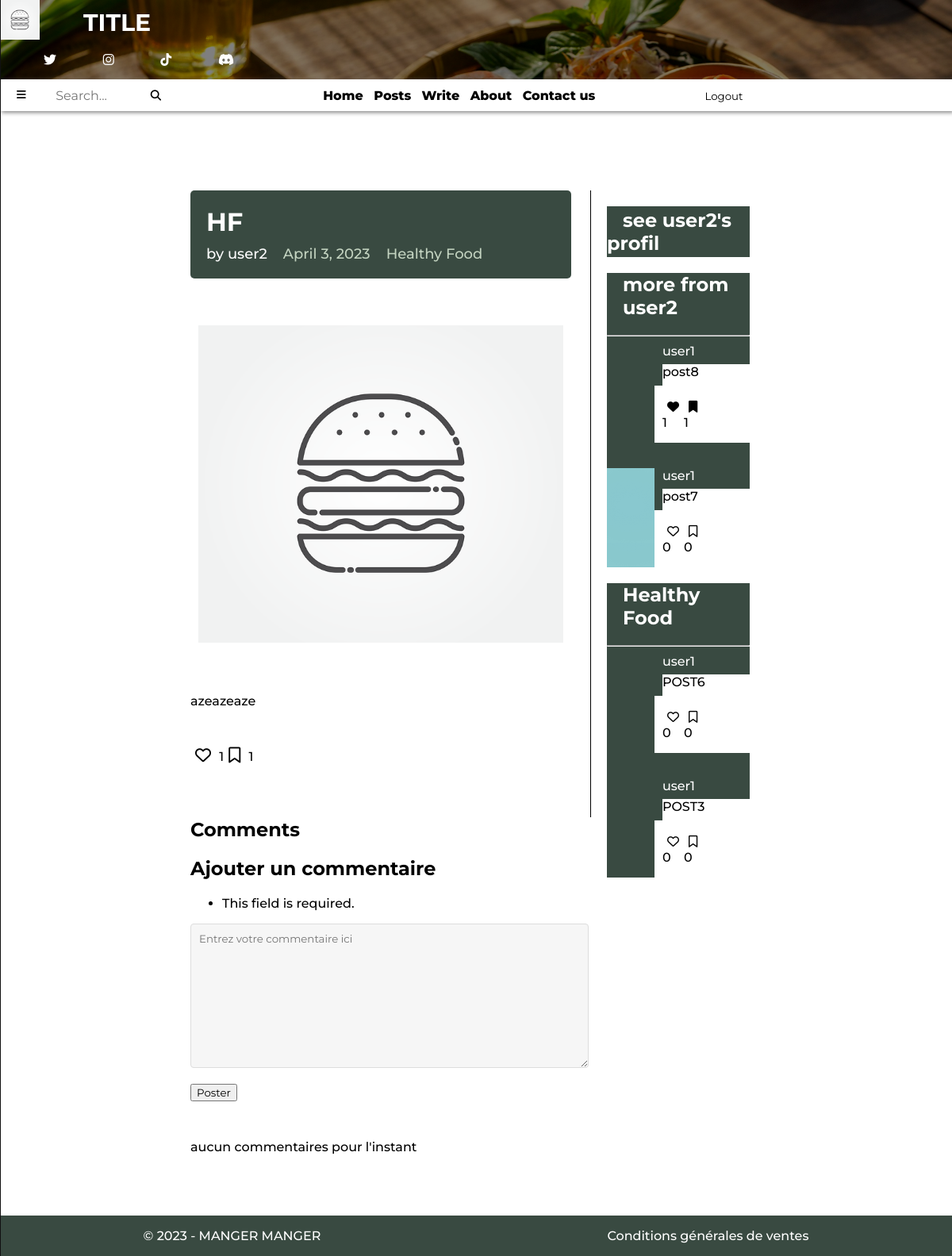
The app's page /post_display/5/user2/Healthy Food/ (signed in), older data.
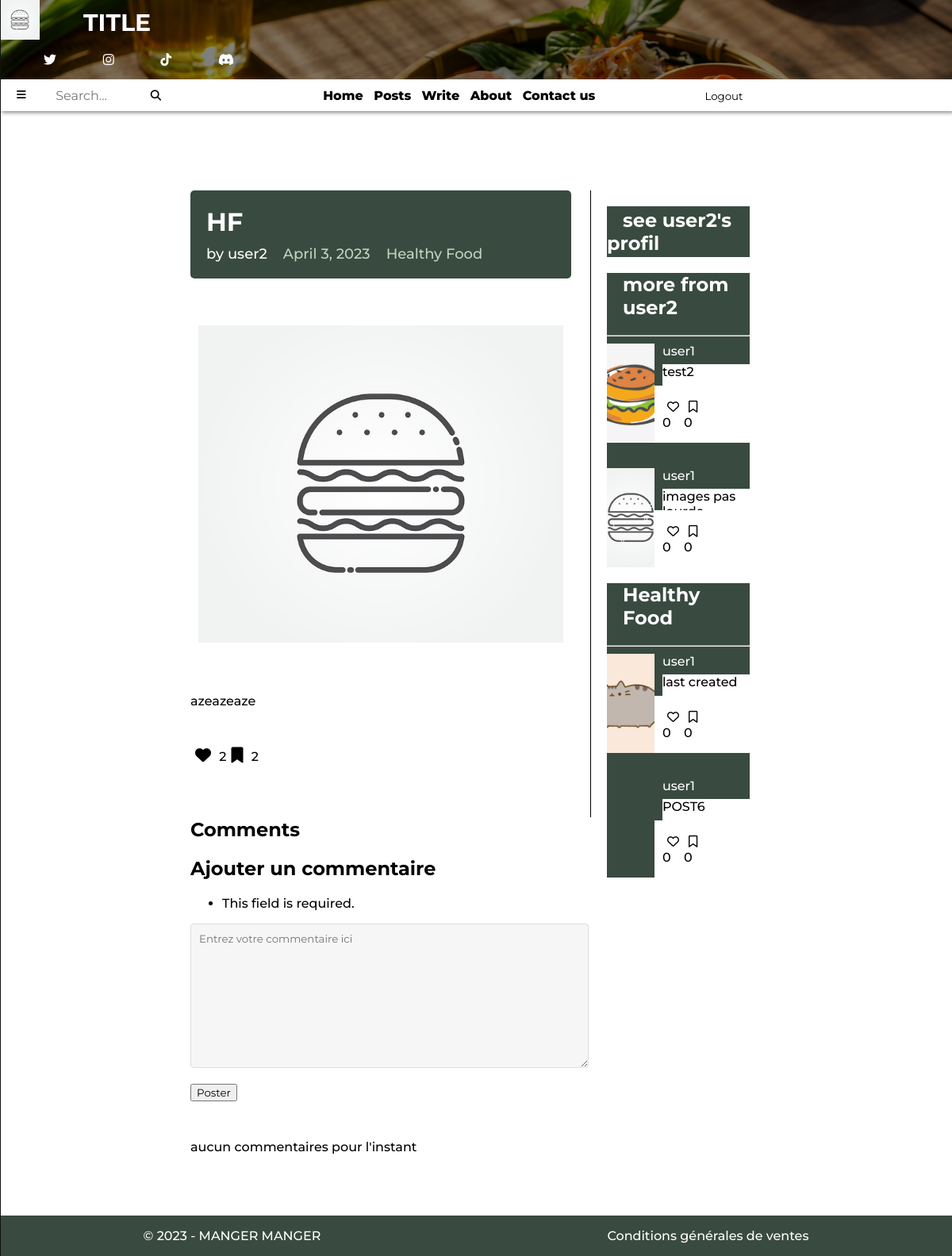
The same page, newer data.
### blog_app/models.py (models this page shows, shortened)
class PostModels(models.Model): # structure d'un article de blog
    class Categories(models.TextChoices): # permet de définir des choix textuels pour la catégorie
        Healthy_Food = 'Healthy Food' # Healthy Food ... sont les clés classées dans la BDD pour chaque catégories
        Organic_Cuisine = 'Organic Cuisine'
        Vegetarian_Food = 'Vegetarian Food'
    user_id= models.ForeignKey(UserModels, on_delete=models.CASCADE)
    categorie = models.fields.CharField(choices=Categories.choices, max_length=15)
    date = models.DateField(auto_now_add=True)
    title = models.CharField(max_length=30, blank=False)
    content = RichTextUploadingField(blank=False, null=True)
    image = models.ImageField(upload_to='posts_images/', blank=False, null=True)
    favoris = models.ManyToManyField(UserModels, blank=True, related_name='favoris')
    bookmark = models.ManyToManyField(UserModels, blank=True, related_name='bookmark')
    objects = PostManager()

class UserModels(AbstractUser):
    description = models.TextField(blank=True, null=True)
    objects = UserManager()

### blog_app/views.py (the view, shortened to what this page needs)
# urls.py: path('post_display/<int:pk>/<str:user_id>/<str:categorie>/', views.post_detail, name='post_detail'),
def post_detail(request, pk, user_id, categorie):
    post = get_object_or_404(models.PostModels, pk=pk)
    by_username = models.PostModels.objects.filter(user_id=request.user.id).exclude(id__in=[post.id]).order_by('-id')[:2]
    by_categorie = models.PostModels.objects.filter(categorie=categorie).exclude(id__in=[post.id]+[post2.id for post2 in by_username]).order_by('-id')[:2]
    comments = models.CommentModels.objects.filter(post=post).order_by('-id')
    if request.user.is_authenticated:
        form = forms.CreateCommentForm(request.POST)
    else:
        form = None
    context = {
        'first_post': post,
        'post': post,
        'by_categorie': by_categorie,
        'by_username': by_username,
        'comments': comments,
        'form': form,
    }
    return render(request, 'blog_app/post/post_detail.html', context)

### blog_app/forms.py
class CreateCommentForm(forms.ModelForm):
    class Meta:
        model = models.CommentModels
        fields = ['content']
        labels = {
            'content': ''
        }
        widgets = {
            'content': forms.Textarea(attrs={'class': 'form-control', 'placeholder': 'Entrez votre commentaire ici', 'id': 'id_content'}),
        }

### blog_app/templates/blog_app/post/post_detail.html (shortened to what the changed rows need)
{% extends 'base.html' %}
    {% block stylesheet %}
    {% load static %}
    <link rel="stylesheet" href="{% static 'blog_app/post_detail.css' %}">
    {% endblock stylesheet %}
    {% block index %}
    {% include 'top_page.html' %}
    <div class="contents">
        <div class="main-content">
            <div class="content">
                <div class="banner">
                    <h1>{{ post.title }}</h1>
                    <div class="post-info">
                        <span>by {{ post.user_id.username }}</span>
                        <span class="date">{{ post.date }}</span>
                        <span class="category">{{ post.categorie }}</span>
                    </div>
                  </div>
                <br>
                <div class="post-img" style="background-image: url('{{ MEDIA_URL }}{{ post.image.url }}');">
                </div>
                <br>
                <br>
                <div class="content">{{ post.content|safe }}</div>
                <div class="icons">
                    {% include "blog_app/favori_btn.html" %}
                    {% include "blog_app/bookmark_btn.html" %}
                </div>
            </div>
            {% include "blog_app/comments.html" with pk=post.id|default_if_none:'' %}
        </div>
        <div class="more">
            <div class="box-user-profil-btn">
                <h2><a href="{% url 'account' user_id=post.user_id.id %}">see {{ post.user_id.username }}'s profil</a></h2>
            </div>
            <div class="more-posts">
                <h2>more from {{ post.user_id.username }}</h2>
                <hr>
                <div class="more-posts-grid">
                    {% for post in by_username|slice:":2" %}
                        <div class="post">
                            <div class="post-img img-zoom"
                                style="background-image: url('{{ MEDIA_URL }}{{ post.image.url }}');"
                                onclick="location.href='{% url 'post_detail' pk=post.id user_id=post.user_id categorie=post.categorie %}'">
                            </div>
                            <div class="post-description"
                                onclick="location.href='{% url 'post_detail' pk=post.id user_id=post.user_id categorie=post.categorie %}'">
                                <a href="{% url 'posts_filter' filter_by='username' value=post.user_id.id %}" class="author transition-btn">
                                    {{ post.user_id.username }}
                                </a>
                                <div class="description-text"
                                    onclick="location.href='{% url 'post_detail' pk=post.id user_id=post.user_id categorie=post.categorie %}'">
                                    {{ post.title|safe }}
                                </div>
                            </div>
                            <div class="icons boutons">
                                {% include "blog_app/favori_btn.html" %}
                                {% include "blog_app/bookmark_btn.html" %}
                            </div>
                            <div class="vide" onclick="location.href='{% url 'post_detail' pk=post.id user_id=post.user_id categorie=post.categorie %}'">
                            </div>
                        </div>
                    {% endfor %}
                </div>
            </div>
            <div class="more-posts">
                <h2>{{ post.categorie }}</h2>
                <hr>
                <div class="more-posts-grid">
                    {% for post in by_categorie|slice:":2" %}
                            <div class="post">
                                <div class="post-img img-zoom"
                                    style="background-image: url('{{ MEDIA_URL }}{{ post.image.url }}');"
                                    onclick="location.href='{% url 'post_detail' pk=post.id user_id=post.user_id categorie=post.categorie %}'">
                                </div>
                            <div class="post-description">
                                <a href="{% url 'posts_filter' filter_by='username' value=post.user_id.id %}" class="author transition-btn">
                                    {{ post.user_id.username }}
                                </a>
                                <div class="description-text"
                                    onclick="location.href='{% url 'post_detail' pk=post.id user_id=post.user_id categorie=post.categorie %}'">
                                    {{ post.title|safe }}
                                </div>
                            </div>
                            <div class="icons boutons">
                                {% include "blog_app/favori_btn.html" %}
                                {% include "blog_app/bookmark_btn.html" %}
                            </div>
                            <div class="vide" onclick="location.href='{% url 'post_detail' pk=post.id user_id=post.user_id categorie=post.categorie %}'">
                            </div>
                        </div>
                    {% endfor %}
                </div>
            </div>
        </div>
    </div>
    {% endblock index %}

### blog_app/templates/blog_app/favori_btn.html
<div id="favori-btns{{ post.id }}">
  <p>
    <button
      hx-post="{% url 'add_remove_favori' post.id %}"
      hx-target="#favori-btns{{ post.id }}"
      hx-swap="#favori-btns{{ post.id }}">
      {% if user in post.favoris.all %}
        <i class="fa-solid fa-heart material-icons"></i>
      {% else %}
        <i class="fa-regular fa-heart material-icons"></i>
      {% endif %}
    </button>
    {{ post.favoris.count }}
  </p>
</div>

### blog_app/templates/blog_app/bookmark_btn.html
<div id="bookmark-btns{{ post.id }}">
  <p>
    <button
      hx-post="{% url 'add_remove_bookmark' post.id %}"
      hx-target="#bookmark-btns{{ post.id }}"
      hx-swap="#bookmark-btns{{ post.id }}">
      {% if user in post.bookmark.all %}
        <i class="fa-solid fa-bookmark material-icons"></i>
      {% else %}
        <i class="fa-regular fa-bookmark material-icons"></i>
      {% endif %}
    </button>
    {{ post.bookmark.count }}
  </p>
</div>

Row changes from the older to the newer data that the page shows:
no longer on this page (row unchanged): PostModels: user_id.username "user1", title "post8", favoris.count "1", bookmark.count "1", shown under "more from user2"
no longer on this page (row unchanged): PostModels: image (picture), user_id.username "user1", title "post7", favoris.count "0", bookmark.count "0", shown under "more from user2"
no longer on this page (row unchanged): PostModels: user_id.username "user1", title "POST3", favoris.count "0", bookmark.count "0", shown under "Healthy Food"
computed for PostModels "HF": favoris.count "1" → "2"; bookmark.count "1" → "2"
added PostModels: image (picture), user_id.username "user1", title "test2", favoris.count "0", bookmark.count "0", shown under "more from user2"
added PostModels: image (picture), user_id.username "user1", title "images pas…", favoris.count "0", bookmark.count "0", shown under "more from user2"
added PostModels: image (picture), user_id.username "user1", title "last created", favoris.count "0", bookmark.count "0", shown under "Healthy Food"
